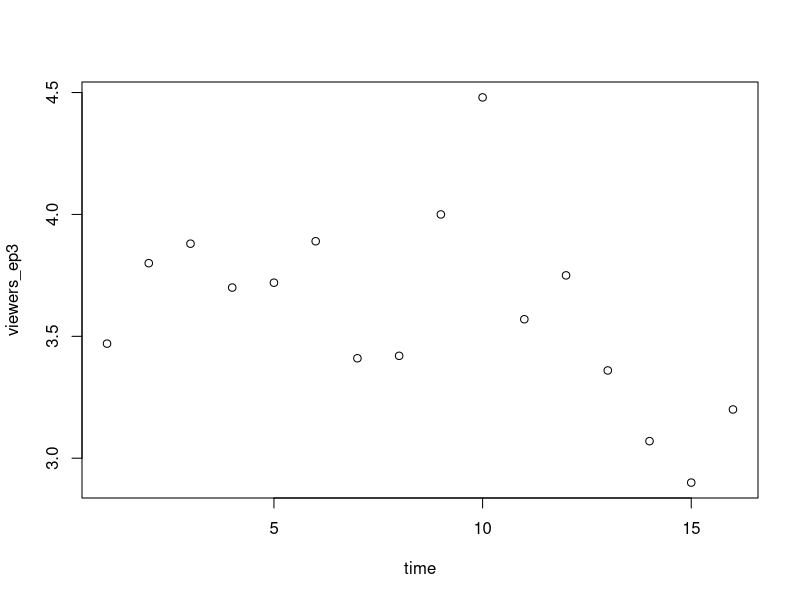
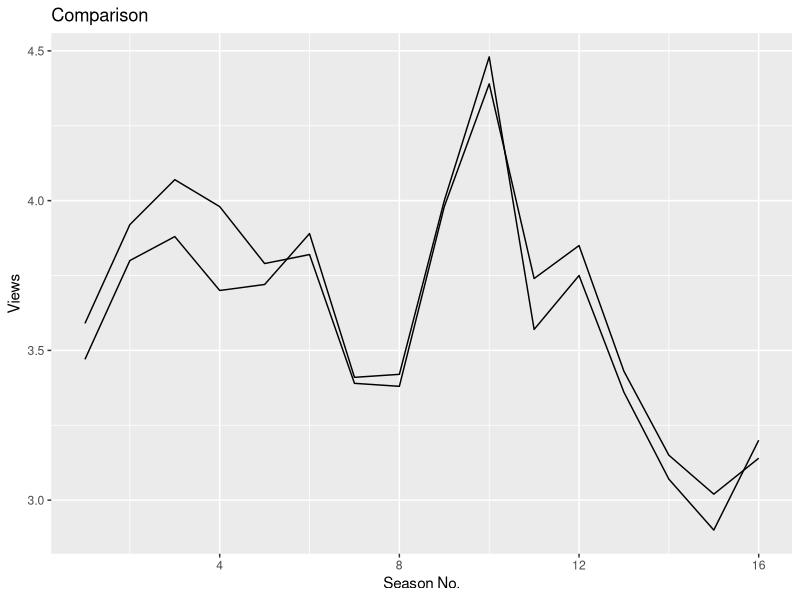

Source code (R) for these figures, in order:
## ---- chunk 1
viewers_ep3 <- c(3.47, 3.80, 3.88, 3.70, 3.72, 3.89, 3.41, 3.42, 4.00, 4.48, 3.57, 3.75, 3.36, 3.07, 2.90, 3.20)
viewers_ep5 <- c(3.59, 3.92, 4.07, 3.98, 3.79, 3.82, 3.39, 3.38, 3.98, 4.39, 3.74, 3.85, 3.43, 3.15, 3.02, 3.14)
season_no <- 1:length(viewers_ep3)

for(i in 1:length(viewers_ep3)){
  cat("- Item", viewers_ep3[i], "\n")
}

## ---- chunk 2
summary(viewers_ep3)
## ---- chunk 3
plot(y=viewers_ep3, x=1:length(viewers_ep3), xlab ='time')
## ---- chunk 4
library(ggplot2)

df <- data.frame(season_no = 1:length(viewers_ep3), view1 = viewers_ep3, view2 = viewers_ep5)
knitr::kable(df, col.names = c("Season No.", "View1", "View2"))

df <- data.frame(x = 1:length(viewers_ep3), v1 = viewers_ep5, v2 = viewers_ep3)
ggplot(data = df, aes(x = x)) +
  geom_line(aes(y = v1)) +
  geom_line(aes(y = v2)) +
  labs(title = "Comparison", x = "Season No.", y = "Views")
